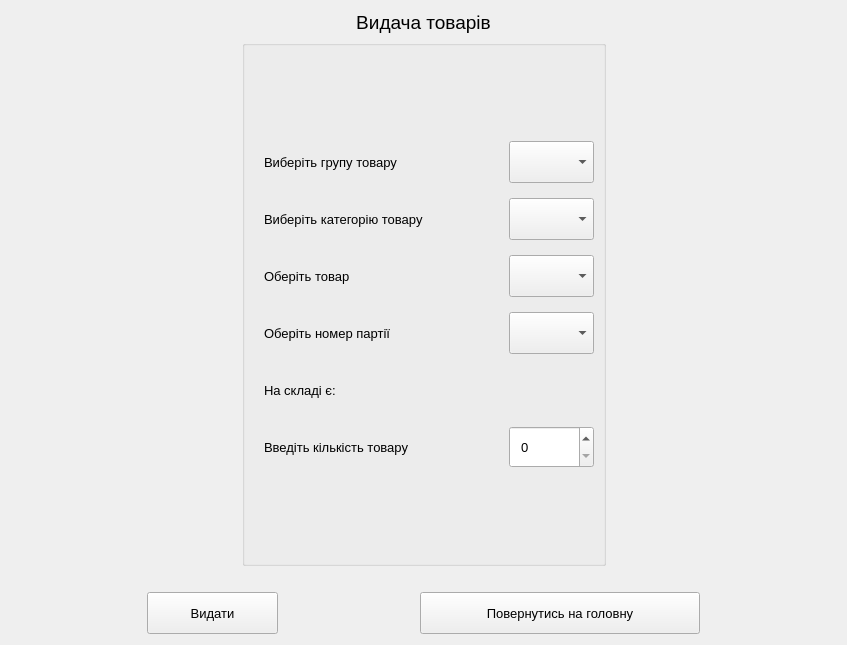
<?xml version="1.0" encoding="UTF-8"?>
<ui version="4.0">
 <class>Delivery_Goods</class>
 <widget class="QWidget" name="Delivery_Goods">
  <property name="geometry">
   <rect>
    <x>0</x>
    <y>0</y>
    <width>847</width>
    <height>645</height>
   </rect>
  </property>
  <property name="windowTitle">
   <string>Form</string>
  </property>
  <layout class="QVBoxLayout" name="verticalLayout_2">
   <item>
    <widget class="QLabel" name="title">
     <property name="sizePolicy">
      <sizepolicy hsizetype="Preferred" vsizetype="Fixed">
       <horstretch>0</horstretch>
       <verstretch>0</verstretch>
      </sizepolicy>
     </property>
     <property name="font">
      <font>
       <pointsize>14</pointsize>
      </font>
     </property>
     <property name="styleSheet">
      <string notr="true">/*font-size: 20px;
color: rgb(0, 0, 0);*/</string>
     </property>
     <property name="text">
      <string>Видача товарів</string>
     </property>
     <property name="alignment">
      <set>Qt::AlignCenter</set>
     </property>
     <property name="indent">
      <number>-1</number>
     </property>
    </widget>
   </item>
   <item>
    <layout class="QHBoxLayout" name="horizontalLayout_7">
     <property name="spacing">
      <number>20</number>
     </property>
     <item>
      <widget class="QLabel" name="label_5">
       <property name="text">
        <string/>
       </property>
      </widget>
     </item>
     <item>
      <widget class="QGroupBox" name="groupBox">
       <property name="title">
        <string/>
       </property>
       <layout class="QVBoxLayout" name="verticalLayout_3">
        <item>
         <layout class="QVBoxLayout" name="verticalLayout">
          <property name="spacing">
           <number>15</number>
          </property>
          <item>
           <layout class="QHBoxLayout" name="horizontalLayout">
            <item>
             <widget class="QLabel" name="groupGoods">
              <property name="sizePolicy">
               <sizepolicy hsizetype="Minimum" vsizetype="Preferred">
                <horstretch>0</horstretch>
                <verstretch>0</verstretch>
               </sizepolicy>
              </property>
              <property name="minimumSize">
               <size>
                <width>240</width>
                <height>0</height>
               </size>
              </property>
              <property name="maximumSize">
               <size>
                <width>240</width>
                <height>16777215</height>
               </size>
              </property>
              <property name="font">
               <font>
                <pointsize>10</pointsize>
               </font>
              </property>
              <property name="styleSheet">
               <string notr="true">padding: 7;</string>
              </property>
              <property name="text">
               <string>Виберіть групу товару</string>
              </property>
             </widget>
            </item>
            <item>
             <widget class="QComboBox" name="groupGoodsComboBox">
              <property name="sizePolicy">
               <sizepolicy hsizetype="Minimum" vsizetype="Preferred">
                <horstretch>0</horstretch>
                <verstretch>0</verstretch>
               </sizepolicy>
              </property>
              <property name="minimumSize">
               <size>
                <width>0</width>
                <height>42</height>
               </size>
              </property>
              <property name="maximumSize">
               <size>
                <width>16777215</width>
                <height>42</height>
               </size>
              </property>
              <property name="font">
               <font>
                <pointsize>10</pointsize>
               </font>
              </property>
              <property name="styleSheet">
               <string notr="true"/>
              </property>
             </widget>
            </item>
           </layout>
          </item>
          <item>
           <layout class="QHBoxLayout" name="horizontalLayout_2">
            <item>
             <widget class="QLabel" name="categoryGoods">
              <property name="sizePolicy">
               <sizepolicy hsizetype="Minimum" vsizetype="Preferred">
                <horstretch>0</horstretch>
                <verstretch>0</verstretch>
               </sizepolicy>
              </property>
              <property name="minimumSize">
               <size>
                <width>240</width>
                <height>0</height>
               </size>
              </property>
              <property name="maximumSize">
               <size>
                <width>240</width>
                <height>16777215</height>
               </size>
              </property>
              <property name="font">
               <font>
                <pointsize>10</pointsize>
               </font>
              </property>
              <property name="styleSheet">
               <string notr="true">padding: 7;</string>
              </property>
              <property name="text">
               <string>Виберіть категорію товару</string>
              </property>
             </widget>
            </item>
            <item>
             <widget class="QComboBox" name="categoryGoodsComboBox">
              <property name="sizePolicy">
               <sizepolicy hsizetype="Minimum" vsizetype="Preferred">
                <horstretch>0</horstretch>
                <verstretch>0</verstretch>
               </sizepolicy>
              </property>
              <property name="minimumSize">
               <size>
                <width>0</width>
                <height>42</height>
               </size>
              </property>
              <property name="maximumSize">
               <size>
                <width>16777215</width>
                <height>42</height>
               </size>
              </property>
              <property name="font">
               <font>
                <pointsize>10</pointsize>
               </font>
              </property>
              <property name="styleSheet">
               <string notr="true"/>
              </property>
             </widget>
            </item>
           </layout>
          </item>
          <item>
           <layout class="QHBoxLayout" name="horizontalLayout_3">
            <item>
             <widget class="QLabel" name="nameGoods">
              <property name="sizePolicy">
               <sizepolicy hsizetype="Minimum" vsizetype="Preferred">
                <horstretch>0</horstretch>
                <verstretch>0</verstretch>
               </sizepolicy>
              </property>
              <property name="minimumSize">
               <size>
                <width>240</width>
                <height>0</height>
               </size>
              </property>
              <property name="maximumSize">
               <size>
                <width>240</width>
                <height>16777215</height>
               </size>
              </property>
              <property name="font">
               <font>
                <pointsize>10</pointsize>
               </font>
              </property>
              <property name="styleSheet">
               <string notr="true">padding: 7;</string>
              </property>
              <property name="text">
               <string>Оберіть товар</string>
              </property>
             </widget>
            </item>
            <item>
             <widget class="QComboBox" name="nameGoodsComboBox">
              <property name="sizePolicy">
               <sizepolicy hsizetype="Minimum" vsizetype="Preferred">
                <horstretch>0</horstretch>
                <verstretch>0</verstretch>
               </sizepolicy>
              </property>
              <property name="minimumSize">
               <size>
                <width>0</width>
                <height>42</height>
               </size>
              </property>
              <property name="maximumSize">
               <size>
                <width>16777215</width>
                <height>42</height>
               </size>
              </property>
              <property name="font">
               <font>
                <pointsize>10</pointsize>
               </font>
              </property>
              <property name="styleSheet">
               <string notr="true"/>
              </property>
             </widget>
            </item>
           </layout>
          </item>
          <item>
           <layout class="QHBoxLayout" name="horizontalLayout_4">
            <item>
             <widget class="QLabel" name="label">
              <property name="sizePolicy">
               <sizepolicy hsizetype="Minimum" vsizetype="Preferred">
                <horstretch>0</horstretch>
                <verstretch>0</verstretch>
               </sizepolicy>
              </property>
              <property name="minimumSize">
               <size>
                <width>240</width>
                <height>0</height>
               </size>
              </property>
              <property name="maximumSize">
               <size>
                <width>240</width>
                <height>16777215</height>
               </size>
              </property>
              <property name="font">
               <font>
                <pointsize>10</pointsize>
               </font>
              </property>
              <property name="styleSheet">
               <string notr="true">padding: 7;</string>
              </property>
              <property name="text">
               <string>Оберіть номер партії</string>
              </property>
             </widget>
            </item>
            <item>
             <widget class="QComboBox" name="batchCodeComboBox">
              <property name="sizePolicy">
               <sizepolicy hsizetype="Minimum" vsizetype="Preferred">
                <horstretch>0</horstretch>
                <verstretch>0</verstretch>
               </sizepolicy>
              </property>
              <property name="minimumSize">
               <size>
                <width>0</width>
                <height>42</height>
               </size>
              </property>
              <property name="maximumSize">
               <size>
                <width>16777215</width>
                <height>42</height>
               </size>
              </property>
              <property name="font">
               <font>
                <pointsize>10</pointsize>
               </font>
              </property>
              <property name="styleSheet">
               <string notr="true"/>
              </property>
             </widget>
            </item>
           </layout>
          </item>
          <item>
           <widget class="QLabel" name="countLabel">
            <property name="sizePolicy">
             <sizepolicy hsizetype="Minimum" vsizetype="Preferred">
              <horstretch>0</horstretch>
              <verstretch>0</verstretch>
             </sizepolicy>
            </property>
            <property name="maximumSize">
             <size>
              <width>16777215</width>
              <height>42</height>
             </size>
            </property>
            <property name="font">
             <font>
              <pointsize>10</pointsize>
             </font>
            </property>
            <property name="styleSheet">
             <string notr="true">padding: 7;</string>
            </property>
            <property name="text">
             <string>На складі є:</string>
            </property>
           </widget>
          </item>
          <item>
           <layout class="QHBoxLayout" name="horizontalLayout_5">
            <item>
             <widget class="QLabel" name="countGoods">
              <property name="sizePolicy">
               <sizepolicy hsizetype="Minimum" vsizetype="Preferred">
                <horstretch>0</horstretch>
                <verstretch>0</verstretch>
               </sizepolicy>
              </property>
              <property name="minimumSize">
               <size>
                <width>240</width>
                <height>0</height>
               </size>
              </property>
              <property name="maximumSize">
               <size>
                <width>240</width>
                <height>16777215</height>
               </size>
              </property>
              <property name="font">
               <font>
                <pointsize>10</pointsize>
               </font>
              </property>
              <property name="styleSheet">
               <string notr="true">padding: 7;</string>
              </property>
              <property name="text">
               <string>Введіть кількість товару</string>
              </property>
             </widget>
            </item>
            <item>
             <widget class="QSpinBox" name="countGoodsSpinBox">
              <property name="sizePolicy">
               <sizepolicy hsizetype="Minimum" vsizetype="Preferred">
                <horstretch>0</horstretch>
                <verstretch>0</verstretch>
               </sizepolicy>
              </property>
              <property name="minimumSize">
               <size>
                <width>0</width>
                <height>0</height>
               </size>
              </property>
              <property name="maximumSize">
               <size>
                <width>16777215</width>
                <height>42</height>
               </size>
              </property>
              <property name="font">
               <font>
                <pointsize>10</pointsize>
               </font>
              </property>
              <property name="styleSheet">
               <string notr="true">padding: 7;</string>
              </property>
              <property name="maximum">
               <number>999999999</number>
              </property>
             </widget>
            </item>
           </layout>
          </item>
         </layout>
        </item>
       </layout>
      </widget>
     </item>
     <item>
      <widget class="QLabel" name="label_6">
       <property name="text">
        <string/>
       </property>
      </widget>
     </item>
    </layout>
   </item>
   <item>
    <widget class="QLabel" name="label_2">
     <property name="sizePolicy">
      <sizepolicy hsizetype="Minimum" vsizetype="Fixed">
       <horstretch>0</horstretch>
       <verstretch>0</verstretch>
      </sizepolicy>
     </property>
     <property name="text">
      <string/>
     </property>
    </widget>
   </item>
   <item>
    <layout class="QHBoxLayout" name="horizontalLayout_6">
     <item>
      <widget class="QLabel" name="label_4">
       <property name="sizePolicy">
        <sizepolicy hsizetype="Minimum" vsizetype="Preferred">
         <horstretch>0</horstretch>
         <verstretch>0</verstretch>
        </sizepolicy>
       </property>
       <property name="maximumSize">
        <size>
         <width>16777215</width>
         <height>42</height>
        </size>
       </property>
       <property name="text">
        <string/>
       </property>
      </widget>
     </item>
     <item>
      <widget class="QPushButton" name="sendButton">
       <property name="maximumSize">
        <size>
         <width>250</width>
         <height>42</height>
        </size>
       </property>
       <property name="font">
        <font>
         <pointsize>10</pointsize>
        </font>
       </property>
       <property name="styleSheet">
        <string notr="true">padding: 7;
</string>
       </property>
       <property name="text">
        <string>Видати</string>
       </property>
      </widget>
     </item>
     <item>
      <widget class="QLabel" name="label_3">
       <property name="sizePolicy">
        <sizepolicy hsizetype="Minimum" vsizetype="Preferred">
         <horstretch>0</horstretch>
         <verstretch>0</verstretch>
        </sizepolicy>
       </property>
       <property name="maximumSize">
        <size>
         <width>16777215</width>
         <height>42</height>
        </size>
       </property>
       <property name="text">
        <string/>
       </property>
      </widget>
     </item>
     <item>
      <widget class="QPushButton" name="goToHomeButton">
       <property name="minimumSize">
        <size>
         <width>280</width>
         <height>0</height>
        </size>
       </property>
       <property name="maximumSize">
        <size>
         <width>300</width>
         <height>42</height>
        </size>
       </property>
       <property name="font">
        <font>
         <pointsize>10</pointsize>
        </font>
       </property>
       <property name="styleSheet">
        <string notr="true">padding: 7;
</string>
       </property>
       <property name="text">
        <string>Повернутись на головну</string>
       </property>
      </widget>
     </item>
     <item>
      <widget class="QLabel" name="label_7">
       <property name="sizePolicy">
        <sizepolicy hsizetype="Minimum" vsizetype="Preferred">
         <horstretch>0</horstretch>
         <verstretch>0</verstretch>
        </sizepolicy>
       </property>
       <property name="maximumSize">
        <size>
         <width>16777215</width>
         <height>42</height>
        </size>
       </property>
       <property name="text">
        <string/>
       </property>
      </widget>
     </item>
    </layout>
   </item>
  </layout>
 </widget>
 <resources/>
 <connections/>
</ui>
